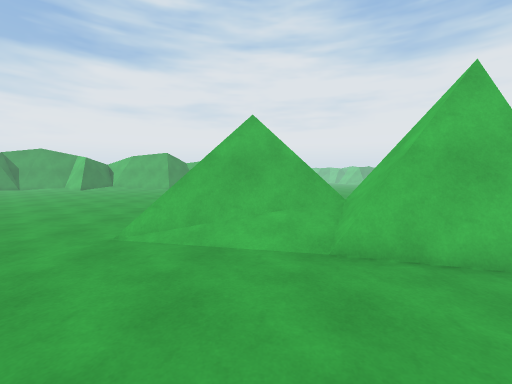
View 1 (above)

16 first-person views from a walk through a 3-D level made in the Unity game engine. The camera is 1.5 m above the floor, tilts 4° down and sees 90° across. The floor is counted in squares, 1 m on a side. Each view is taken from the middle of a square. On the plan, view 1 faces up. The plan holds only what a view shows up to about 13 squares ahead; the rest is blank. The place goes on beyond the plan. The player is left out.

View 2
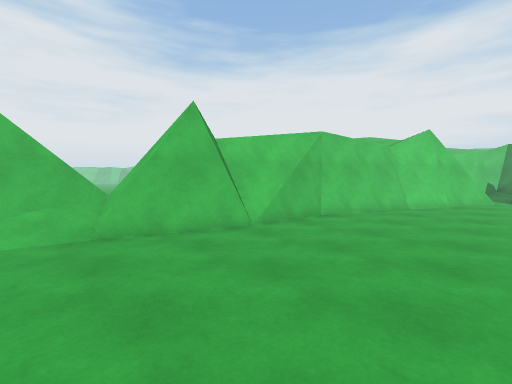

View 3
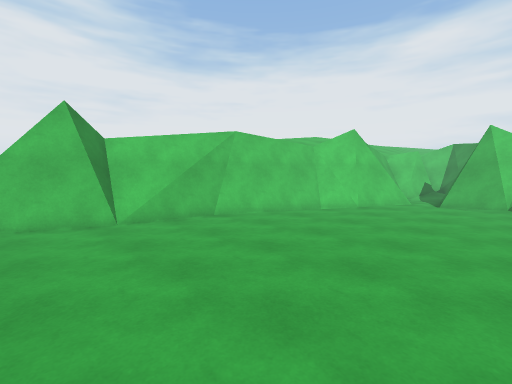

View 4
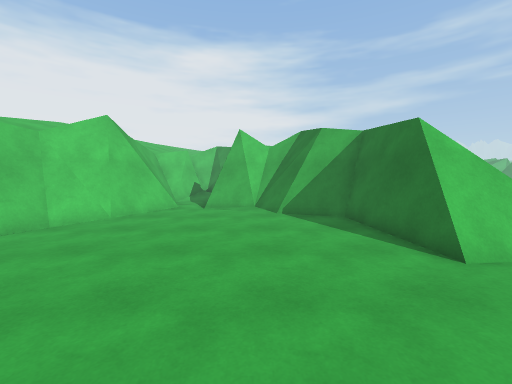

View 5
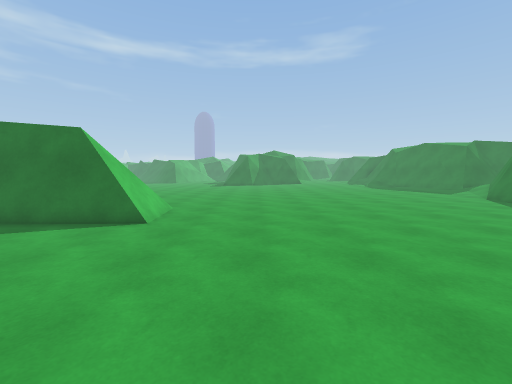

View 6
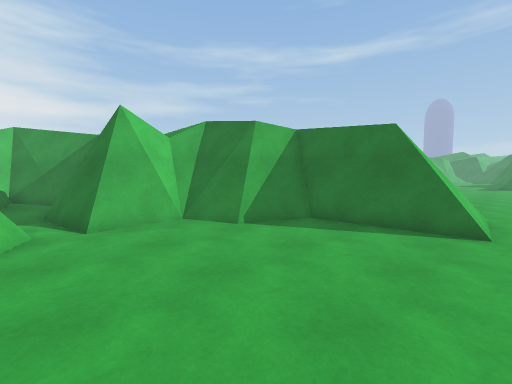

View 7
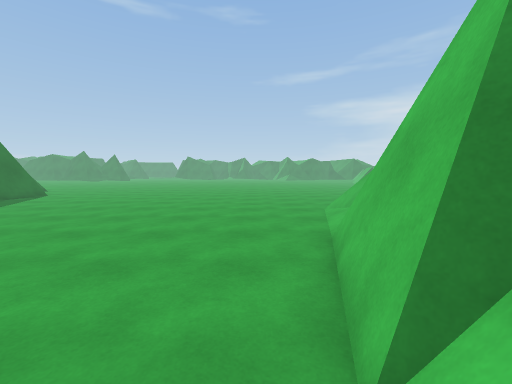

View 8
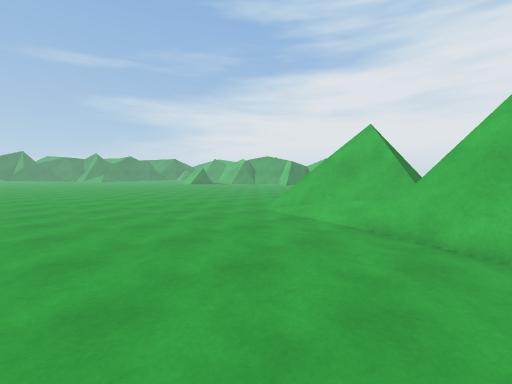

View 9
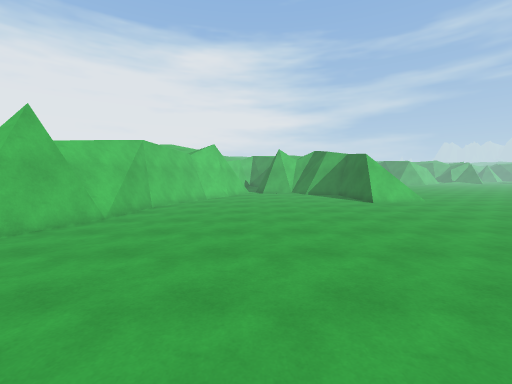

View 10
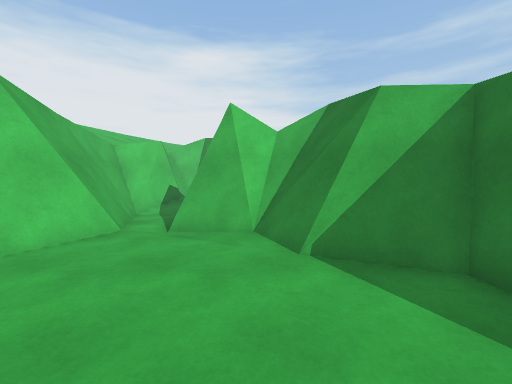

View 11
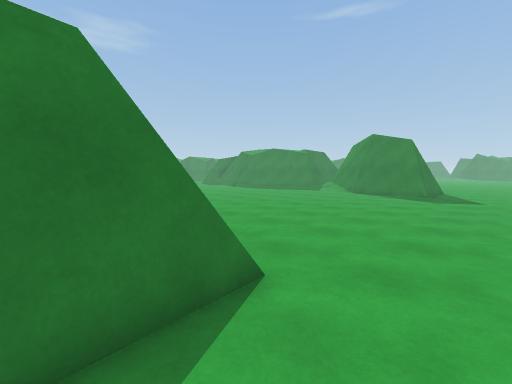

View 12
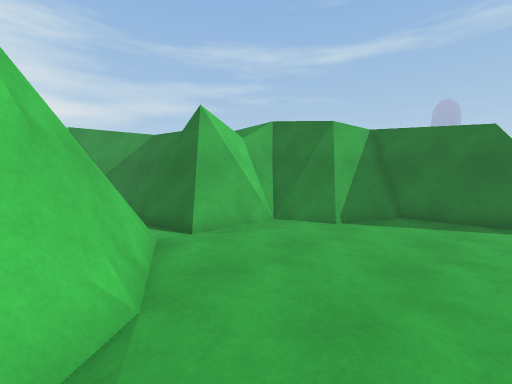

View 13
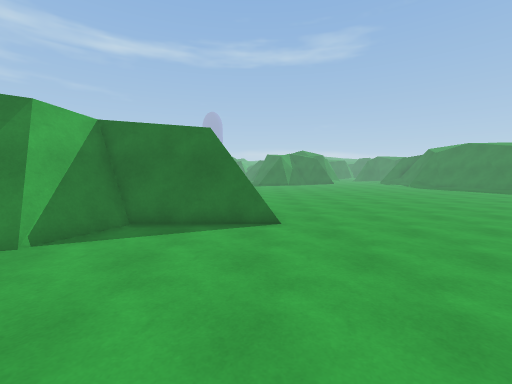

View 14
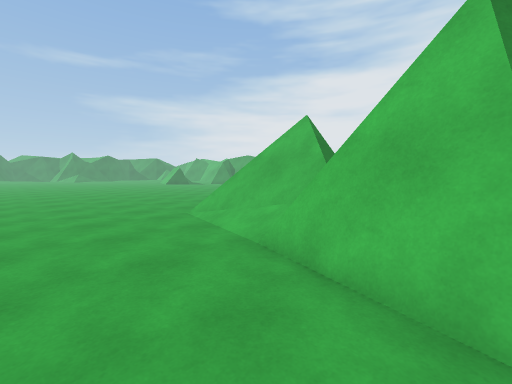

View 15
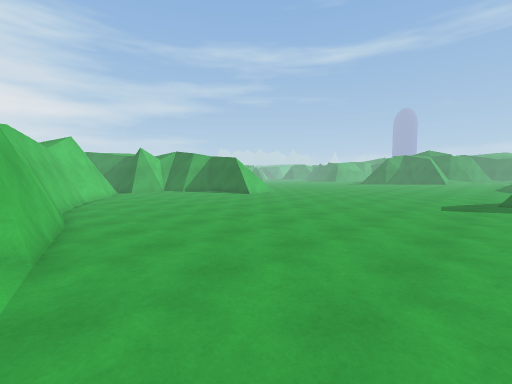

View 16
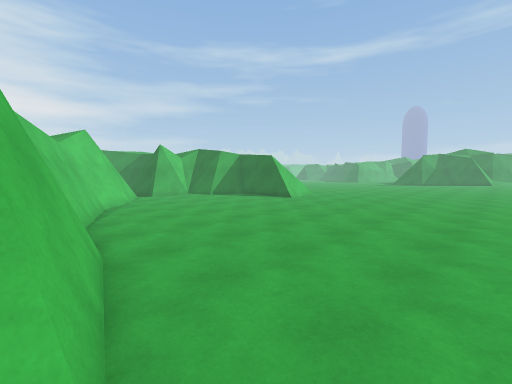

### Floor plan
Key: @ floor where view 1 was taken; # wall or solid block; . main floor; : floor 0.25 m higher than the main floor; - floor 0.25 m lower than the main floor; + floor 3.5 m higher than the main floor; / step, stairs or slope; = window, fence, low wall or low ledge; v drop or lower ground; O other object.
Columns run from 6 left of view 1 to 27 right of it. Each row starts with its distance up from view 1.
 12 ..
 11 ..
 10 ..
  9 ...
  8 ...  ###
  7 ... ####=#
  6 ...====O=###           ///
  5 ......//=#####vv       ///
  4 ..........##=#####v
  3 ...............==###vv/
  2 ..................=##vv///
  1 ....................=##vvvv vv
  0 ......@..............#######=#
 -1 .......................=#=--/###vv
 -2 .........................--==#=##v
 -3 ........................########v+
 -4 ........................##v v vv
 -5 .......................=#v/
 -6 ......................##vv/
 -7 .....................=#vv//
 -8 ...................###v
 -9 ==:..............=####
-10 ##=..............##
-11   =..............#
-12   ...............
-13  #................
-14 ##................

Where each view was taken, in squares from view 1:
view 1: 0 up, 0 right, facing up
view 2: 2 down, 0 right, facing up-right
view 3: 5 down, 3 right, facing up-right
view 4: 5 down, 6 right, facing right
view 5: 1 down, 7 right, facing down
view 6: 1 down, 10 right, facing down-right
view 7: 3 up, 7 right, facing left
view 8: 2 down, 4 right, facing up-left
view 9: 2 down, 4 left, facing right
view 10: 5 down, 11 right, facing right
view 11: 6 down, 13 right, facing down-left
view 12: 1 up, 12 right, facing down-right
view 13: 1 down, 11 right, facing down
view 14: 1 up, 5 right, facing up-left
view 15: 5 up, 4 left, facing down-right
view 16: 5 up, 0 right, facing down-right
